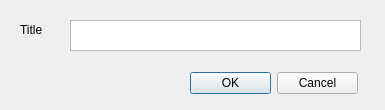
<?xml version="1.0" encoding="UTF-8"?>
<ui version="4.0">
 <class>PortfolioTitleDlg</class>
 <widget class="QDialog" name="PortfolioTitleDlg">
  <property name="geometry">
   <rect>
    <x>0</x>
    <y>0</y>
    <width>385</width>
    <height>110</height>
   </rect>
  </property>
  <property name="windowTitle">
   <string>Dialog</string>
  </property>
  <widget class="QPlainTextEdit" name="portfolio_title_pln">
   <property name="geometry">
    <rect>
     <x>70</x>
     <y>20</y>
     <width>291</width>
     <height>31</height>
    </rect>
   </property>
  </widget>
  <widget class="QLabel" name="label">
   <property name="geometry">
    <rect>
     <x>20</x>
     <y>20</y>
     <width>41</width>
     <height>21</height>
    </rect>
   </property>
   <property name="text">
    <string>&lt;html&gt;&lt;head/&gt;&lt;body&gt;&lt;p&gt;Title&lt;/p&gt;&lt;/body&gt;&lt;/html&gt;</string>
   </property>
  </widget>
  <widget class="QWidget" name="">
   <property name="geometry">
    <rect>
     <x>190</x>
     <y>70</y>
     <width>168</width>
     <height>27</height>
    </rect>
   </property>
   <layout class="QHBoxLayout" name="horizontalLayout">
    <item>
     <widget class="QPushButton" name="ok_btn">
      <property name="text">
       <string>OK</string>
      </property>
     </widget>
    </item>
    <item>
     <widget class="QPushButton" name="cancel_btn">
      <property name="text">
       <string>Cancel</string>
      </property>
     </widget>
    </item>
   </layout>
  </widget>
 </widget>
 <resources/>
 <connections/>
</ui>
